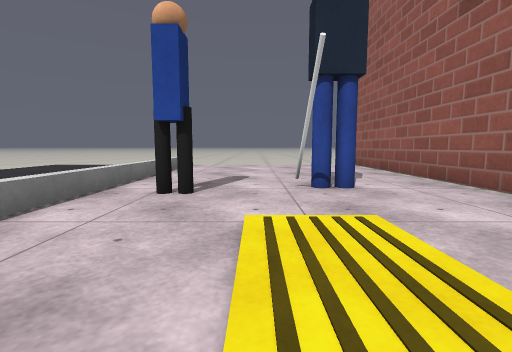
[1] (above)

12 first-person views from a walk through a world built for the Gazebo simulator. The camera is 0.34 m above the floor, tilts 6° down and sees 85° across. The floor is counted in squares, 0.5 m on a side. Each view is taken from the middle of a square. On the plan, view 1 faces up. The plan holds only what a view shows up to about 9 squares ahead; the rest is blank. Gazebo's built-in surfaces are drawn with simple patterns. Some stock models are drawn as simple stand-ins. Surface patterns are stand-ins for the level's own textures.

[2]
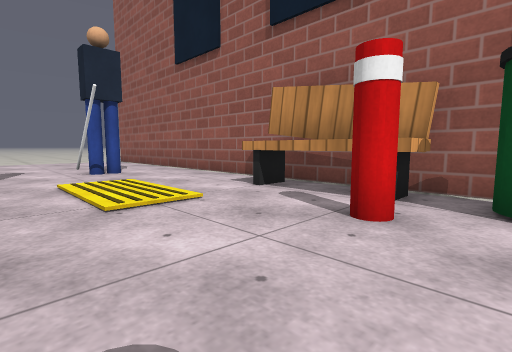

[3]
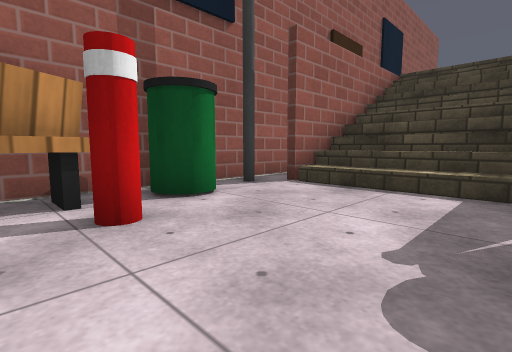

[4]
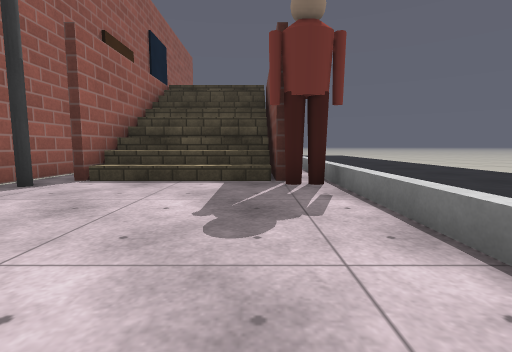

[5]
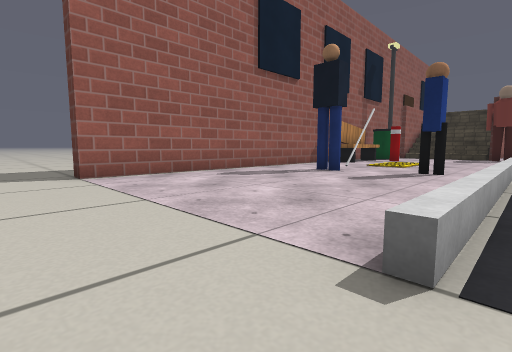

[6]
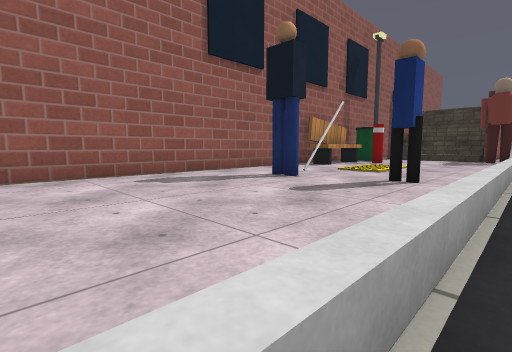

[7]
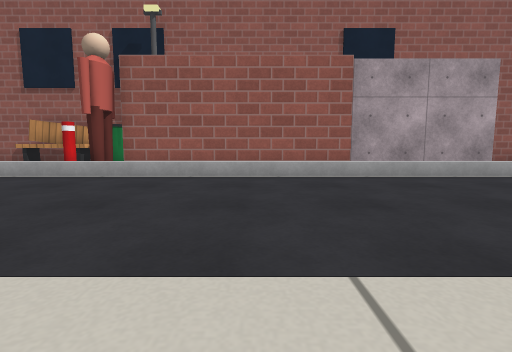

[8]
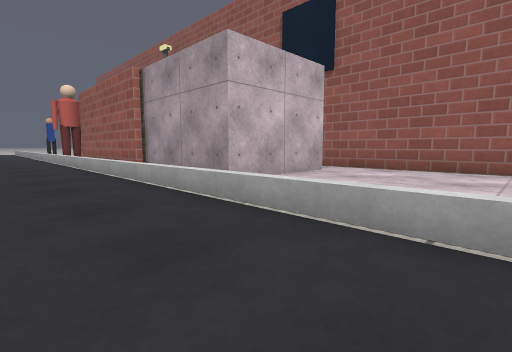

[9]
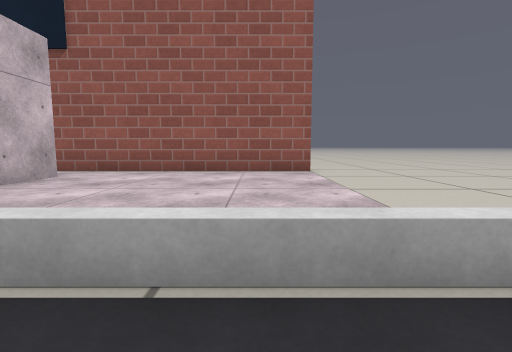

[10]
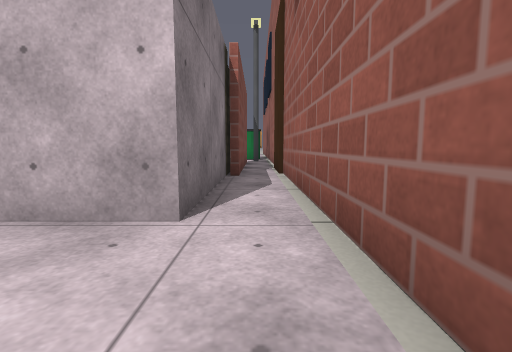

[11]
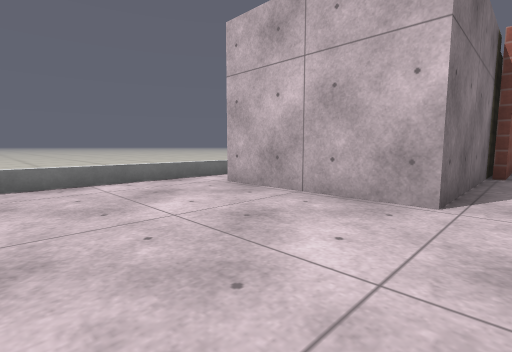

[12]
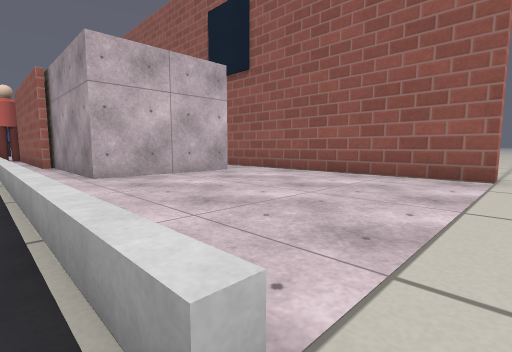

### Floor plan
Key: @ floor where view 1 was taken; # wall or solid block; . main floor; : floor 0.05 m higher than the main floor; = window, fence, low wall or low ledge; P person; B bench; I bin; L lamp; A box; R door leaf; O other object.
Columns run from 9 left of view 1 to 5 right of it. Each row starts with its distance up from view 1.
 12       .........
 11       .........
 10       .=.....#.
  9   ..  .=.....#
  8   ... .=.....#
  7   ... .=.....#
  6    .. .=.....#
  5       .=..O..#
  4       .=P.O..#
  3       .=.....#
  2       .=.::..#
  1       .=.::.B#
  0        =.@..B#
 -1        =....B#
 -2       .=...BB#
 -3       .=....I#
 -4     ...=.....#
 -5    ....P....L#
 -6   .....#AAAA##
 -7  ......##### #
 -8  ......##  # #
 -9 .......##  #.#
-10  ......##  #.R
-11   .....##  #.#
-12    ....=A  A.#
-13     ...=A  A.#
-14     ...=A  A.#
-15     ...=AAAA.#
-16     ...=.....#
-17     ...=.....#
-18     ...=.....#
-19     ...=.....#
-20     ...=.....#
-21       .=.....#
-22       .........
-23         .......

Positions as (right, up) in squares from view 1, and headings:
1: (0, 0), facing up
2: (-1, -3), facing up-right
3: (-1, -1), facing down-right
4: (-1, 0), facing down
5: (-3, 12), facing down-right
6: (-3, 10), facing down-right
7: (-9, -9), facing right
8: (-5, -20), facing up-right
9: (-4, -20), facing right
10: (3, -18), facing up
11: (3, -19), facing up-left
12: (-3, -22), facing up-right
